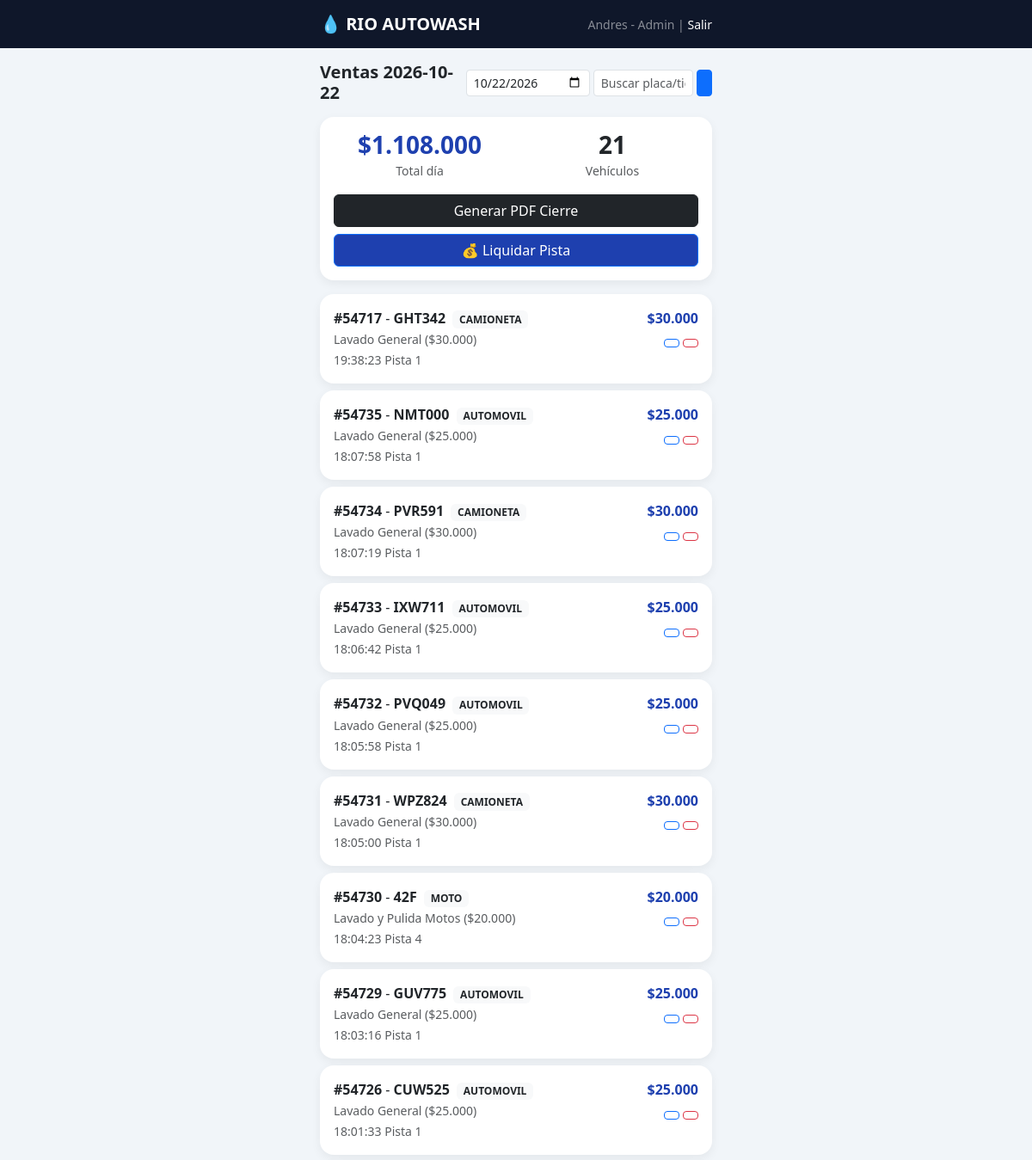
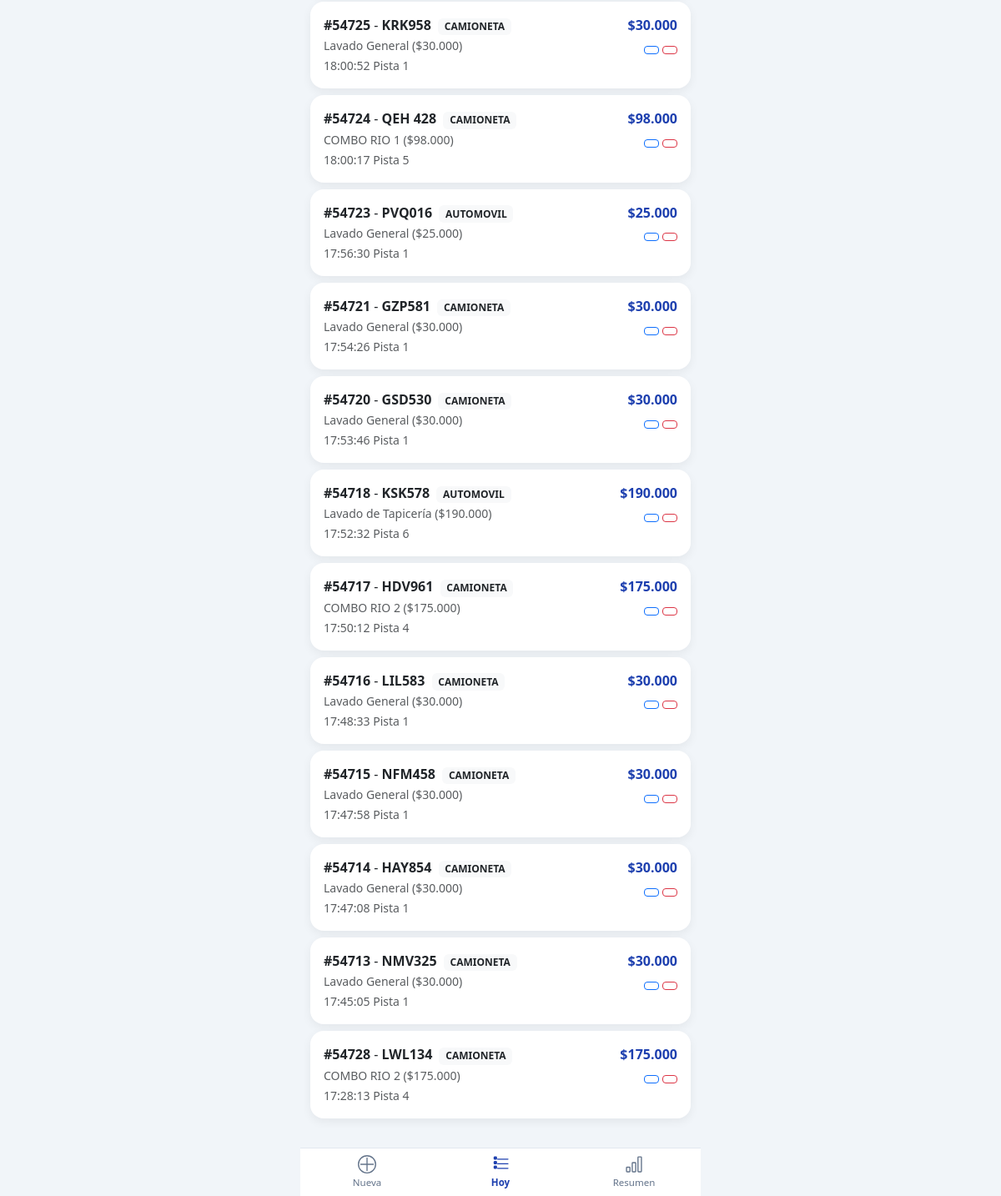
The app's page /ventas_hoy.php?fecha=2026-10-22 (signed in) with its own data (2 pictures, top to bottom).
### tables this page shows
CREATE TABLE `ventas` (
  `id` int(11) NOT NULL,
  `numero_ticket` varchar(20) NOT NULL,
  `fecha` date NOT NULL,
  `pista` varchar(10) DEFAULT NULL,
  `placa` varchar(20) NOT NULL,
  `tipo_vehiculo` varchar(50) NOT NULL,
  `valor_total` int(11) NOT NULL,
  `hora_llegada` time DEFAULT NULL,
  `observaciones` text DEFAULT NULL,
  `usuario_id` int(11) DEFAULT NULL,
  `created_at` timestamp NULL DEFAULT current_timestamp()
);

### ventas_hoy.php (the view, shortened to what this page needs)
<?php
require 'config/database.php';
$fecha=$_GET['fecha'] ?? date('Y-m-d');
$q=$_GET['q'] ?? '';
$sql="SELECT v.*, GROUP_CONCAT(CONCAT(d.servicio, ' ($', FORMAT(d.precio,0,'de_DE'), ')') SEPARATOR ' + ') as servicios_txt FROM ventas v LEFT JOIN venta_detalle d ON d.venta_id=v.id WHERE v.fecha=? ";
$params=[$fecha];
$sql.=" GROUP BY v.id ORDER BY v.id DESC";
$stmt=$pdo->prepare($sql); $stmt->execute($params); $ventas=$stmt->fetchAll();
$totalStmt=$pdo->prepare("SELECT SUM(valor_total) as t FROM ventas WHERE fecha=?"); $totalStmt->execute([$fecha]); $total=$totalStmt->fetch()['t'] ?? 0;
require 'includes/header.php';
?>
<div class="mt-3">
<div class="d-flex justify-content-between align-items-center">
<h5 class="fw-bold mb-0">Ventas <?= $fecha ?></h5>
<form class="d-flex gap-1"><input type="date" name="fecha" value="<?= $fecha ?>" class="form-control form-control-sm"><input type="text" name="q" value="<?= htmlspecialchars($q) ?>" placeholder="Buscar placa/ticket" class="form-control form-control-sm" style="max-width:130px"><button class="btn btn-sm btn-primary"><i class="bi bi-search"></i></button></form>
</div>
<div class="card card-rio p-3 mt-3"><div class="row text-center"><div class="col-6"><h3 class="fw-bold mb-0" style="color:#1e40af">$<?= number_format($total,0,',','.') ?></h3><small class="text-muted">Total día</small></div><div class="col-6"><h3 class="fw-bold mb-0"><?= count($ventas) ?></h3><small class="text-muted">Vehículos</small></div></div>
<a href="generar_pdf.php?fecha=<?= $fecha ?>&q=<?= urlencode($q) ?>" target="_blank" class="btn btn-dark w-100 mt-3"><i class="bi bi-file-earmark-pdf"></i> Generar PDF Cierre</a>
<a href="liquidar_pista.php?fecha=<?= $fecha ?>" class="btn btn-primary w-100 mt-2" style="background:#1e40af"><i class="bi bi-cash-coin"></i> 💰 Liquidar Pista</a></div>
<div class="mt-3"><?php if(empty($ventas)): ?><div class="text-center text-muted py-5">No hay ventas</div><?php else: foreach($ventas as $v): ?>
<div class="card card-rio p-3 mb-2"><div class="d-flex justify-content-between"><div><span class="fw-bold">#<?= htmlspecialchars($v['numero_ticket']) ?></span> - <b><?= htmlspecialchars($v['placa']) ?></b> <span class="badge bg-light text-dark ms-1"><?= $v['tipo_vehiculo'] ?></span><br><small class="text-muted"><?= htmlspecialchars($v['servicios_txt'] ?? 'Sin detalle') ?></small><br><small class="text-muted"><i class="bi bi-clock"></i> <?= $v['hora_llegada'] ?> Pista <?= $v['pista'] ?></small></div><div class="text-end"><div class="fw-bold" style="color:#1e40af">$<?= number_format($v['valor_total'],0,',','.') ?></div><div class="mt-1"><a href="editar_venta.php?id=<?= $v['id'] ?>" class="btn btn-sm btn-outline-primary"><i class="bi bi-pencil"></i></a> <a href="eliminar_venta.php?id=<?= $v['id'] ?>&fecha=<?= $fecha ?>" onclick="return confirm('¿Eliminar?')" class="btn btn-sm btn-outline-danger"><i class="bi bi-trash"></i></a></div></div></div></div>
<?php endforeach; endif; ?></div></div>
<?php require 'includes/footer.php'; ?>

### includes/header.php (shortened to what this page needs)
<!DOCTYPE html>
<html lang="es"><head><meta charset="UTF-8"><meta name="viewport" content="width=device-width, initial-scale=1, maximum-scale=1">
<link href="https://cdn.jsdelivr.net/npm/bootstrap@5.3.3/dist/css/bootstrap.min.css" rel="stylesheet">
</head><body>
<nav class="navbar navbar-dark"><div class="container-fluid" style="max-width:480px"><span class="navbar-brand fw-bold">💧 RIO AUTOWASH</span><span class="text-white-50 small"><?= $_SESSION['nombre'] ?? '' ?> | <a href="logout.php" class="text-white text-decoration-none">Salir</a></span></div></nav>
<div class="container" style="max-width:480px">

### includes/footer.php (shortened to what this page needs)
</div>
<div class="bottom-nav">
<a href="index.php" class="<?= basename($_SERVER['PHP_SELF'])=='index.php'?'active':'' ?>">
<svg class="icon-svg" viewBox="0 0 16 16"><path d="M8 2a.5.5 0 0 1 .5.5v5h5a.5.5 0 0 1 0 1h-5v5a.5.5 0 0 1-1 0v-5h-5a.5.5 0 0 1 0-1h5v-5A.5.5 0 0 1 8 2Z"/><path d="M8 15A7 7 0 1 1 8 1a7 7 0 0 1 0 14zm0 1A8 8 0 1 0 8 0a8 8 0 0 0 0 16z"/></svg>
Nueva</a>
<a href="ventas_hoy.php" class="<?= basename($_SERVER['PHP_SELF'])=='ventas_hoy.php'?'active':'' ?>">
Hoy</a>
<a href="resumen.php" class="<?= basename($_SERVER['PHP_SELF'])=='resumen.php'?'active':'' ?>">
<svg class="icon-svg" viewBox="0 0 16 16"><path d="M4 11H2v3h2v-3zm5-4H7v7h2V7zm5-5v12h-2V2h2zm-2-1a1 1 0 0 0-1 1v12a1 1 0 0 0 1 1h2a1 1 0 0 0 1-1V2a1 1 0 0 0-1-1h-2zM6 7a1 1 0 0 1 1-1h2a1 1 0 0 1 1 1v7a1 1 0 0 1-1 1H7a1 1 0 0 1-1-1V7zm-5 4a1 1 0 0 1 1-1h2a1 1 0 0 1 1 1v3a1 1 0 0 1-1 1H2a1 1 0 0 1-1-1v-3z"/></svg>
Resumen</a>
</div>
</body></html>

### includes/header.php (style rules this page uses)
body { background:#f1f5f9; padding-bottom:85px; font-family:system-ui }
.navbar { background:#0f172a !important }
.card-rio { border-radius:16px; border:none; box-shadow:0 4px 12px rgba(0,0,0,.06) }
.bottom-nav { position:fixed; bottom:0; left:0; right:0; background:white; border-top:1px solid #e2e8f0; display:flex; z-index:1000; max-width:480px; margin:0 auto }
.bottom-nav a { flex:1; text-align:center; padding:8px 0; color:#64748b; text-decoration:none; font-size:.72rem; display:flex; flex-direction:column; align-items:center; gap:2px }
.bottom-nav a.active { color:#1e40af; font-weight:800 }
.icon-svg { width:22px; height:22px; fill:currentColor }

### records on screen
ventas: numero_ticket "54717", placa "GHT342", tipo_vehiculo "CAMIONETA", servicios_txt "Lavado General ($30.000)", hora_llegada "19:38:23", pista "1", valor_total "30.000"
ventas: numero_ticket "54735", placa "NMT000", tipo_vehiculo "AUTOMOVIL", servicios_txt "Lavado General ($25.000)", hora_llegada "18:07:58", pista "1", valor_total "25.000"
ventas: numero_ticket "54734", placa "PVR591", tipo_vehiculo "CAMIONETA", servicios_txt "Lavado General ($30.000)", hora_llegada "18:07:19", pista "1", valor_total "30.000"
ventas: numero_ticket "54733", placa "IXW711", tipo_vehiculo "AUTOMOVIL", servicios_txt "Lavado General ($25.000)", hora_llegada "18:06:42", pista "1", valor_total "25.000"
ventas: numero_ticket "54732", placa "PVQ049", tipo_vehiculo "AUTOMOVIL", servicios_txt "Lavado General ($25.000)", hora_llegada "18:05:58", pista "1", valor_total "25.000"
ventas: numero_ticket "54731", placa "WPZ824", tipo_vehiculo "CAMIONETA", servicios_txt "Lavado General ($30.000)", hora_llegada "18:05:00", pista "1", valor_total "30.000"
ventas: numero_ticket "54730", placa "42F", tipo_vehiculo "MOTO", servicios_txt "Lavado y Pulida Motos ($20.000)", hora_llegada "18:04:23", pista "4", valor_total "20.000"
ventas: numero_ticket "54729", placa "GUV775", tipo_vehiculo "AUTOMOVIL", servicios_txt "Lavado General ($25.000)", hora_llegada "18:03:16", pista "1", valor_total "25.000"
ventas: numero_ticket "54726", placa "CUW525", tipo_vehiculo "AUTOMOVIL", servicios_txt "Lavado General ($25.000)", hora_llegada "18:01:33", pista "1", valor_total "25.000"
ventas: numero_ticket "54725", placa "KRK958", tipo_vehiculo "CAMIONETA", servicios_txt "Lavado General ($30.000)", hora_llegada "18:00:52", pista "1", valor_total "30.000"
ventas: numero_ticket "54724", placa "QEH 428", tipo_vehiculo "CAMIONETA", servicios_txt "COMBO RIO 1 ($98.000)", hora_llegada "18:00:17", pista "5", valor_total "98.000"
ventas: numero_ticket "54723", placa "PVQ016", tipo_vehiculo "AUTOMOVIL", servicios_txt "Lavado General ($25.000)", hora_llegada "17:56:30", pista "1", valor_total "25.000"
ventas: numero_ticket "54721", placa "GZP581", tipo_vehiculo "CAMIONETA", servicios_txt "Lavado General ($30.000)", hora_llegada "17:54:26", pista "1", valor_total "30.000"
ventas: numero_ticket "54720", placa "GSD530", tipo_vehiculo "CAMIONETA", servicios_txt "Lavado General ($30.000)", hora_llegada "17:53:46", pista "1", valor_total "30.000"
ventas: numero_ticket "54718", placa "KSK578", tipo_vehiculo "AUTOMOVIL", servicios_txt "Lavado de Tapicería ($190.000)", hora_llegada "17:52:32", pista "6", valor_total "190.000"
ventas: numero_ticket "54717", placa "HDV961", tipo_vehiculo "CAMIONETA", servicios_txt "COMBO RIO 2 ($175.000)", hora_llegada "17:50:12", pista "4", valor_total "175.000"
ventas: numero_ticket "54716", placa "LIL583", tipo_vehiculo "CAMIONETA", servicios_txt "Lavado General ($30.000)", hora_llegada "17:48:33", pista "1", valor_total "30.000"
ventas: numero_ticket "54715", placa "NFM458", tipo_vehiculo "CAMIONETA", servicios_txt "Lavado General ($30.000)", hora_llegada "17:47:58", pista "1", valor_total "30.000"
ventas: numero_ticket "54714", placa "HAY854", tipo_vehiculo "CAMIONETA", servicios_txt "Lavado General ($30.000)", hora_llegada "17:47:08", pista "1", valor_total "30.000"
ventas: numero_ticket "54713", placa "NMV325", tipo_vehiculo "CAMIONETA", servicios_txt "Lavado General ($30.000)", hora_llegada "17:45:05", pista "1", valor_total "30.000"
ventas: numero_ticket "54728", placa "LWL134", tipo_vehiculo "CAMIONETA", servicios_txt "COMBO RIO 2 ($175.000)", hora_llegada "17:28:13", pista "4", valor_total "175.000"

### other values on screen
$_SESSION['nombre'] "Andres - Admin"
$fecha "2026-10-22"
$total "1.108.000"
count($ventas) "21"
